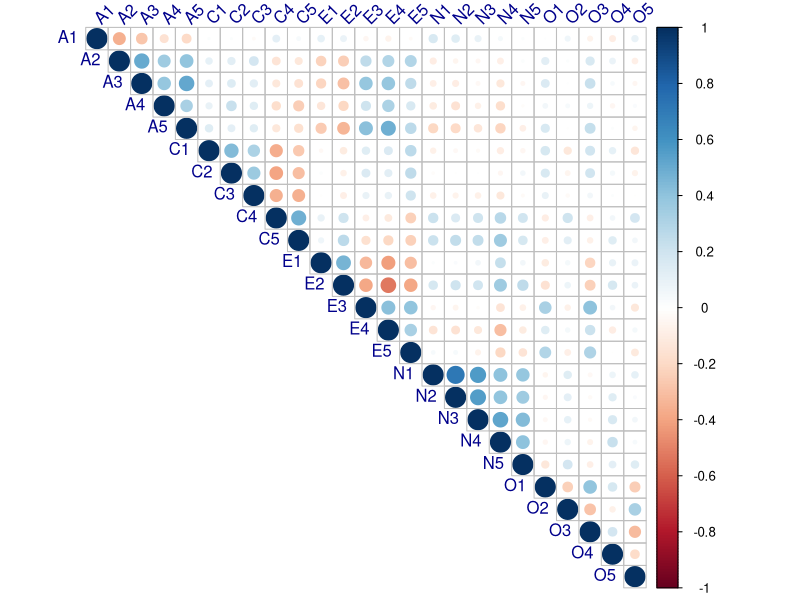
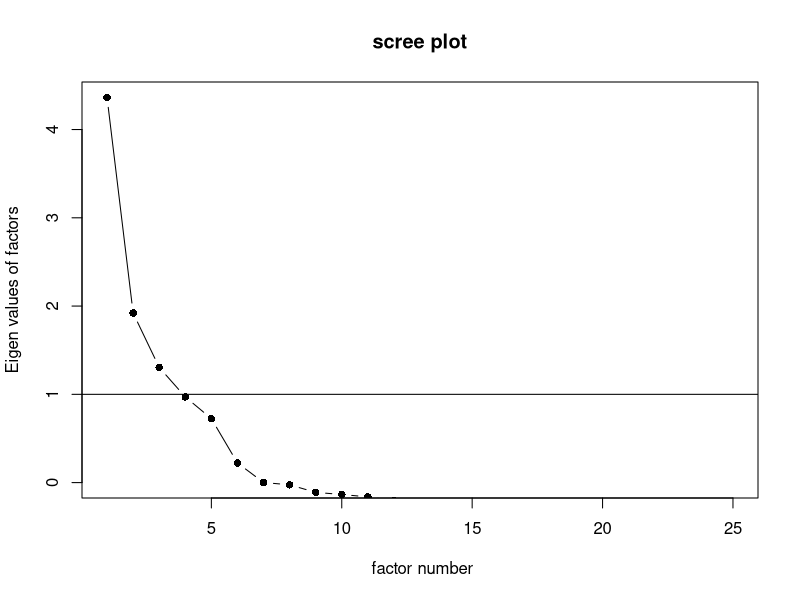
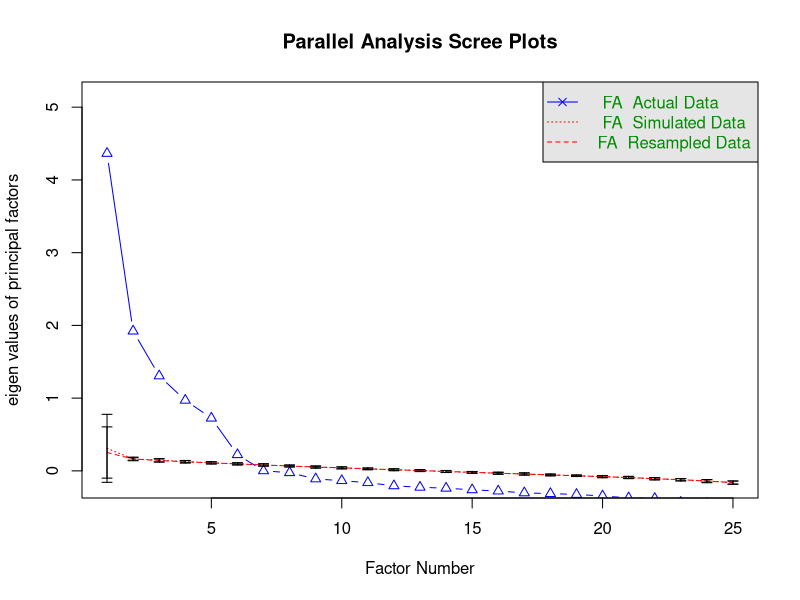
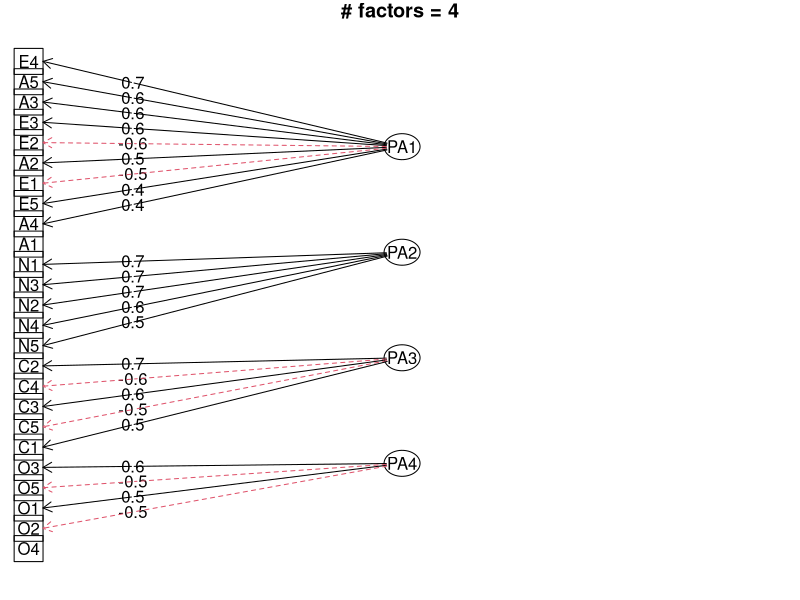
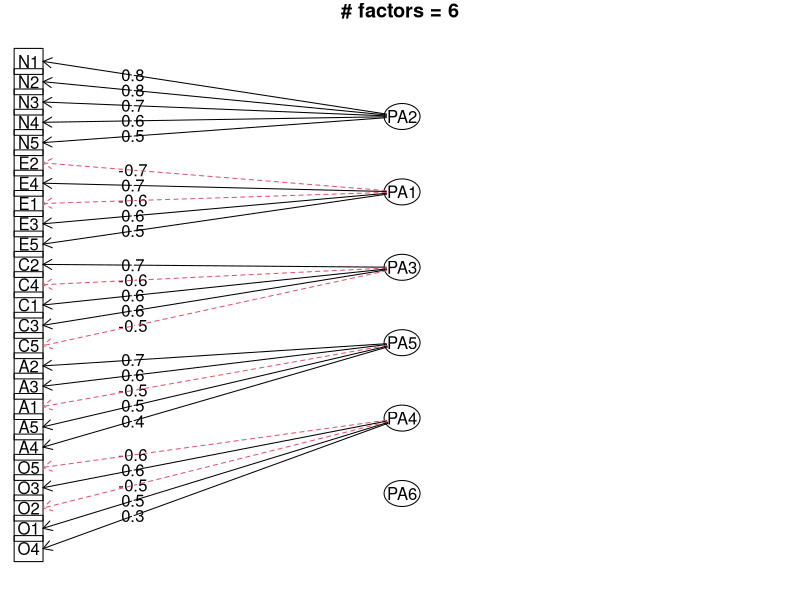
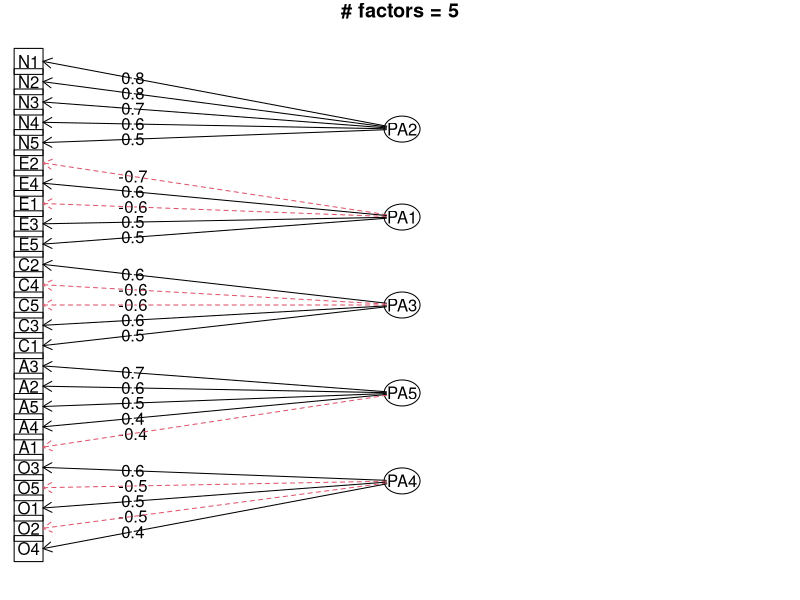
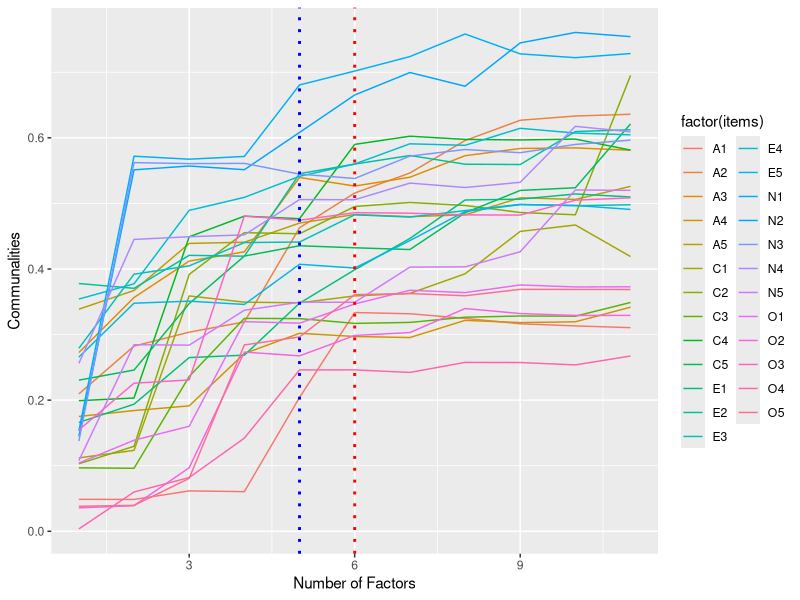
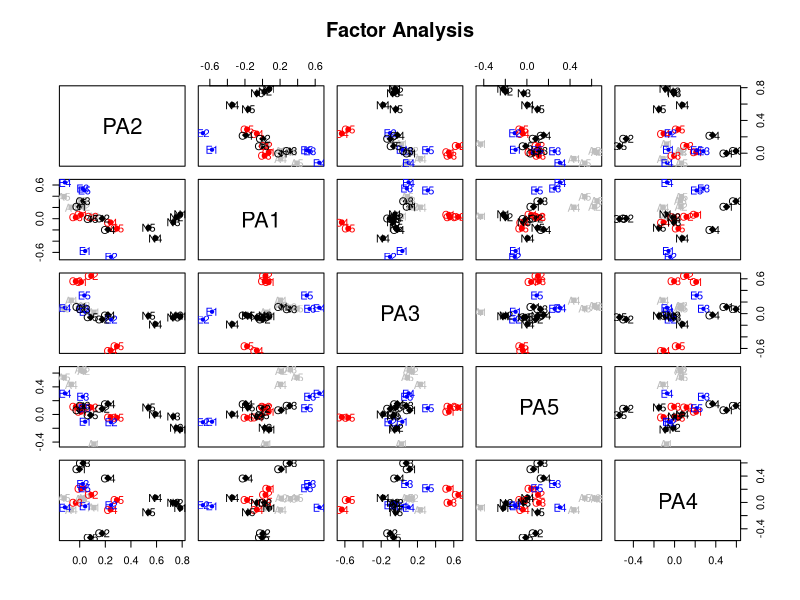

Here is the R script that generated these plots, in order:
## ---- chunk 1
knitr::opts_chunk$set(echo = TRUE)
## ---- chunk 2
library(psych)
library(GPArotation)
library(tidyverse)
library(corrplot)
mydata = bfi[1:25]
desp = describe(mydata ) %>%
  select(vars, n, mean, sd, median, min, max, range)
desp
## ---- chunk 3
sum(complete.cases(bfi[1:25]))
## ---- chunk 4
mydata = bfi[1:25][complete.cases(bfi[1:25]),]
corrplot(cor(mydata), type = "upper", tl.col = "darkblue", tl.srt = 45)
## ---- chunk 5
KMO(mydata)
## ---- chunk 6
cortest.bartlett(mydata)
## ---- chunk 7
scree(mydata, fa = TRUE, pc = FALSE, main = "scree plot")
## ---- chunk 8
fa.parallel(mydata, fa = 'fa', error.bars = TRUE)
## ---- chunk 9
fa4 = fa(mydata, nfactors = 4, fm="pa", max.iter = 100, rotate = "varimax")
fa.diagram(fa4, main = "# factors = 4")
## ---- chunk 10
fa6 = fa(mydata, nfactors = 6, fm="pa", max.iter = 100, rotate = "varimax")
fa.diagram(fa6, main = "# factors = 6")
## ---- chunk 11
fa5 = fa(mydata, nfactors = 5, fm="pa", max.iter = 100, rotate = "varimax")
fa.diagram(fa5, main = "# factors = 5")

## ---- chunk 12
print(fa5$loadings, cutoff=0, digits=3)
## ---- chunk 13
print(fa5$communality, cutoff=0, digits=3)
## ---- chunk 14
com_matrix = c()
for(i in 1:11){
  result <- fa(mydata, nfactors = i, fm="pa", max.iter = 100, rotate = "varimax")
  com_matrix = rbind(com_matrix, result$communality)
}

as.tibble(com_matrix) %>%  
  gather(items, loadings) %>%
  group_by(items) %>%
  mutate(n = 1:11) %>%
  ggplot(aes(x = n ,y = loadings)) +
  geom_line(aes(colour = factor(items)), size = 0.5) +
  geom_vline(xintercept = 5, linetype="dotted", color = "blue", size=1) +
  geom_vline(xintercept = 6, linetype="dotted", color = "red", size=1) +
  xlab("Number of Factors") + ylab("Communalities")
## ---- chunk 15
nfactors = 5
fa5 = fa(mydata, nfactors = nfactors, fm="pa", max.iter = 100, rotate = "varimax")
var_per = 100*fa5$values[1:nfactors]/sum(fa5$values[1:nfactors])
cum_var = cumsum(var_per)
tb = as.data.frame(cbind(Var = var_per, Cum.var = cum_var))
tb %>%
  transmute(Factor = paste0('factor',1:nfactors), 
            Var = sprintf('%4.2f%%', Var),
            Cum.var = sprintf('%4.2f%%', Cum.var)) %>%
  knitr::kable()
## ---- chunk 16
factor.plot(fa5, labels = rownames(fa5$loadings))
